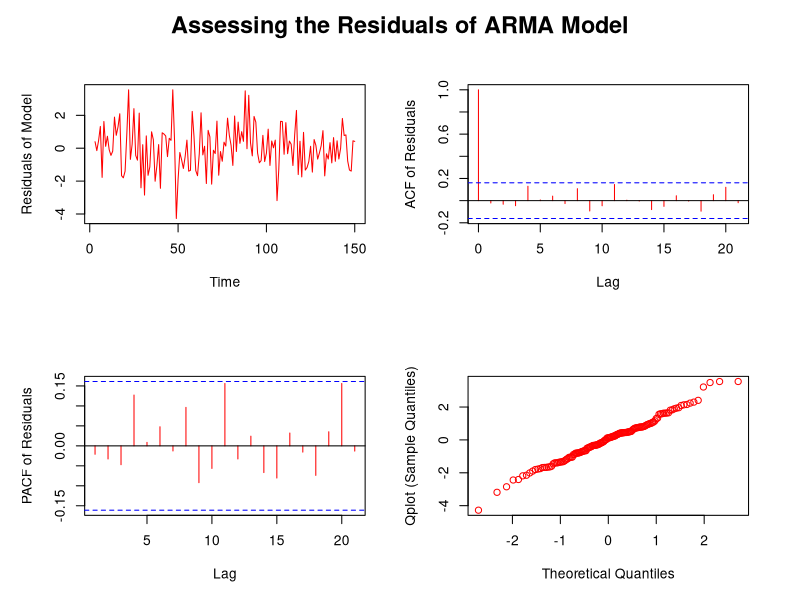

Source code (R):
# Remove all variables from the RStudio Memory
rm(list = ls())
# Remove all visuals from the RStudio Memory
try(dev.off())
# Clear the R console by running CTRL+L or writing the below command
cat("\014")

X = diff(diff(BJsales))

# Create an ARIMA model for the given Data using the 
# AR3, D0 and M1 order
model<-arima(X, order=c(3,0,1))
print(model)

par(mfrow=c(2,2), oma=c(0,1,1,1))

#Assess the Model Residuals using visuals or Descriptive Stats
print(mean(model$residuals))
print(var(model$residuals))

plot(model$residuals, ylab='Residuals of Model', main='', col='red')
acf(model$residuals, ylab='ACF of Residuals', main='', col='red')
pacf(model$residuals, ylab = 'PACF of Residuals', main='', col='red')
qqnorm(model$residuals, ylab='Qplot (Sample Quantiles)', main='', col='red')
title("Assessing the Residuals of ARMA Model", line = -1, outer = TRUE, font.main=2, cex.main=1.7)


# If the residuals look like white noise, then the model is good and
# can be used for forecasting